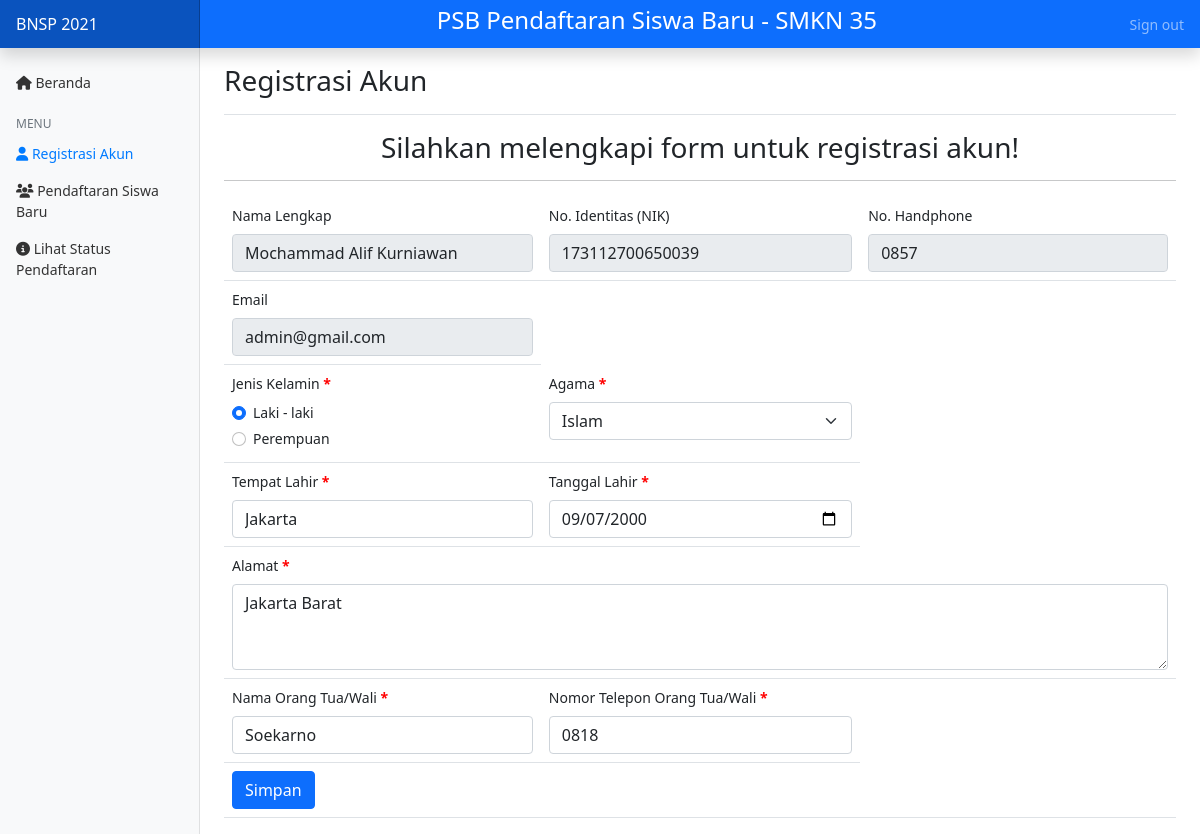
Screenshot of /user/registrasi.php (signed in) with the database file from the repository.
### tables this page shows
CREATE TABLE `users_tb` (
  `user_id` int(11) NOT NULL,
  `nama` varchar(255) DEFAULT NULL,
  `nik` varchar(255) DEFAULT NULL,
  `email` varchar(255) DEFAULT NULL,
  `jenis_kelamin` enum('P','L') DEFAULT 'L',
  `agama` varchar(255) DEFAULT NULL,
  `alamat` varchar(255) DEFAULT NULL,
  `no_telepon` varchar(255) DEFAULT NULL,
  `tempat_lahir` varchar(255) DEFAULT NULL,
  `tgl_lahir` date DEFAULT NULL,
  `nama_ortu` varchar(255) DEFAULT NULL,
  `no_telepon_ortu` varchar(255) DEFAULT NULL,
  `password` varchar(255) DEFAULT NULL,
  `status_user` int(11) DEFAULT 0,
  `role` int(11) DEFAULT 0
);

### user/registrasi.php (the view, shortened to what this page needs)
<?php
    include '../connection.php';
    $agama = [
        'Islam', 'Katolik', 'Protestan', 'Hindu', 'Budha'
    ];
    function active_radio_btn($value, $input) {
        $result = $value == $input ? 'checked' : '';
        return $result;
    }
    $query = mysqli_query($conn, "SELECT * FROM users_tb WHERE user_id = '{$_SESSION['user_id']}'");
    $data = mysqli_fetch_assoc($query);
?>
<!DOCTYPE html>
<html lang="en">
<head>
    <link href="https://cdn.jsdelivr.net/npm/bootstrap@5.0.1/dist/css/bootstrap.min.css" rel="stylesheet" />
    <link rel="stylesheet" href="../css/style.css"/>
</head>
<body>
    <header class="navbar navbar-dark sticky-top bg-primary flex-md-nowrap p-0 shadow">
        <a class="navbar-brand col-md-3 col-lg-2 me-0 px-3" href="#">BNSP 2021</a>
                <ul class="navbar-nav w-100">
                    <li class="nav-item">
                        <h4 style="color:white" class="text-center mb-2">PSB Pendaftaran Siswa Baru - SMKN 35</h4>
            </li>
        </ul>
        <ul class="navbar-nav px-3">
            <li class="nav-item text-nowrap">
                <a class="nav-link" href="../logout.php" onclick="return confirm('Apakah anda yakin ingin melakukan logout?');">Sign out</a>
            </li>
        </ul>
    </header>
    <div class="container-fluid">
        <div class="row">
            <nav id="sidebarMenu" class="col-md-3 col-lg-2 d-md-block bg-light sidebar collapse">
                <div class="position-sticky pt-3">
                    <ul class="nav flex-column">
                        <li class="nav-item">
                            <a class="nav-link" aria-current="page" href="index.php">
                            <span><i class="fas fa-home"></i></span>
                            Beranda
                            </a>
                        </li>
                    </ul>
                    <h6 class="sidebar-heading d-flex justify-content-between align-items-center px-3 mt-3 mb-1 text-muted">
                        <span>Menu</span>
                    </h6>
                    <ul class="nav flex-column mb-2">
                        <li class="nav-item">
                            <a class="nav-link active" href="#">
                            <span><i class="fas fa-user"></i></span>
                            Registrasi Akun
                            </a>
                        </li>
                        <li class="nav-item">
                            <a class="nav-link" href="pendaftaran.php">
                            <span><i class="fas fa-users"></i></span>
                            Pendaftaran Siswa Baru
                            </a>
                        </li>
                        <li class="nav-item">
                            <a class="nav-link" href="status_pendaftaran.php">
                            <span><i class="fas fa-info-circle"></i></span>
                            Lihat Status Pendaftaran
                            </a>
                        </li>
                    </ul>
                </div>
            </nav>
            <main class="col-md-9 ms-sm-auto col-lg-10 px-md-4">
                <div class="d-flex justify-content-between flex-wrap flex-md-nowrap align-items-center pt-3 pb-2 mb-3 border-bottom">
                    <h3>Registrasi Akun</h3>
                </div>
                <div id="content">
                    <div class="text-center align-items-center">
                        <h3>Silahkan melengkapi form untuk registrasi akun!</h3>
                    </div>
                    <hr>
                    <form action="../functions.php" method="POST">
                        <div class="table-responsive">
                            <table class="table table-hover">
                                <tr>
                                    <td>
                                        <label class="form-label" for="nama">Nama Lengkap</label>
                                        <input class="form-control" readonly type="text" name="nama" id="nama" placeholder="Nama Lengkap" value="<?= !empty($data['nama']) ? $data['nama'] : '-' ?>">
                                    </td>
                                    <td>
                                        <label class="form-label" for="nisn">No. Identitas (NIK)</label>
                                        <input class="form-control" readonly type="text" name="nisn" id="nisn" placeholder="No. Identitas (NIK)" value="<?= !empty($data['nik']) ? $data['nik'] : '-' ?>">
                                    </td>
                                    <td>
                                        <label class="form-label" for="no_telpon">No. Handphone</label>
                                        <input class="form-control" readonly type="number" name="no_telpon" id="no_telpon" placeholder="No. Handphone" value="<?= !empty($data['no_telepon']) ? $data['no_telepon'] : '-' ?>">
                                    </td>
                                </tr>
                                <tr>
                                    <td>
                                        <label class="form-label" for="email">Email</label>
                                        <input class="form-control" readonly type="email" name="email" id="email" placeholder="Email" value="<?= !empty($data['email']) ? $data['email'] : '-' ?>">
                                    </td>
                                </tr>
                                <tr>
                                    <td>
                                        <label class="form-label" for="jenis_kelamin">Jenis Kelamin <b>*</b></label>
                                        <div class="form-check">
                                            <input required class="form-check-input" type="radio" name="jenis_kelamin" value="L" <?= active_radio_btn("L", $data['jenis_kelamin']) ?>>
                                            <label class="form-check-label">
                                                Laki - laki
                                            </label>
                                        </div>
                                        <div class="form-check">
                                            <input class="form-check-input" type="radio" name="jenis_kelamin" value="P" <?= active_radio_btn("P", $data['jenis_kelamin']) ?>>
                                            <label class="form-check-label">
                                                Perempuan
                                            </label>
                                        </div>
                                    </td>
                                    <td>
                                        <label class="form-label" for="agama">Agama <b>*</b></label>
                                        <select name="agama" id="agama" class="form-select" required>
                                            <?php foreach($agama as $agm) : ?>
                                                <option value="<?= $agm ?>" <?= $data['agama'] == $agm ? ' selected="selected"' : ''?>><?= $agm ?></option>
                                            <?php endforeach; ?>
                                        </select>
                                    </td>
                                </tr>
                                <tr>
                                    <td>
                                        <label class="form-label" for="tempat_lahir">Tempat Lahir <b>*</b></label>
                                        <input required class="form-control" type="text" name="tempat_lahir" id="tempat_lahir" placeholder="Tempat Lahir" value="<?= !empty($data['tempat_lahir']) ? $data['tempat_lahir'] : ''?>">
                                    </td>
                                    <td>
                                        <label class="form-label" for="tempat_lahir">Tanggal Lahir <b>*</b></label>
                                        <input required class="form-control" type="date" name="tgl_lahir" id="tgl_lahir" value="<?= !empty($data['tgl_lahir']) ? $data['tgl_lahir'] : ''?>" max="2004-12-31">
                                    </td>
                                </tr>
                                <tr>
                                    <td colspan="3">
                                        <label class="form-label" for="alamat">Alamat <b>*</b></label>
                                        <textarea required class="form-control" name="alamat" id="alamat" cols="100" rows="3" placeholder="Alamat"><?= !empty($data['alamat']) ? $data['alamat'] : ''?></textarea>
                                    </td>
                                </tr>
                                <tr>
                                    <td>
                                        <label class="form-label" for="nama_ortu">Nama Orang Tua/Wali <b>*</b></label>
                                        <input required class="form-control" type="text" name="nama_ortu" id="nama_ortu" placeholder="Nama Orang Tua/Wali" value="<?= !empty($data['nama_ortu']) ? $data['nama_ortu'] : ''?>">
                                    </td>
                                    <td>
                                        <label class="form-label" for="no_telepon_ortu">Nomor Telepon Orang Tua/Wali <b>*</b></label>
                                        <input required class="form-control" type="number" name="no_telepon_ortu" id="no_telepon_ortu" placeholder="Nomor Telepon Orang Tua/Wali" value="<?= !empty($data['no_telepon_ortu']) ? $data['no_telepon_ortu'] : ''?>">
                                    </td>
                                </tr>
                                <tr>
                                    <td colspan="3">
                                        <button type="submit" class="btn btn-primary">Simpan</button>
                                    </td>
                                </tr>
                            </table>
                        </div>
                    </form>
                </div>
            </main>
        </div>
    </div>
</body>
</html>

### css/style.css (style rules this page uses)
body { font-size: 0.875rem; }
.sidebar { position: fixed; top: 0; bottom: 0; left: 0; z-index: 100; padding: 48px 0 0; box-shadow: inset -1px 0 0 rgba(0, 0, 0, 0.1); }
.sidebar .nav-link { font-weight: 500; color: #333; }
.sidebar .nav-link.active { color: #007bff; }
.sidebar-heading { font-size: 0.75rem; text-transform: uppercase; }
.navbar-brand { padding-top: 0.75rem; padding-bottom: 0.75rem; font-size: 1rem; background-color: rgba(0, 0, 0, 0.25); box-shadow: inset -1px 0 0 rgba(0, 0, 0, 0.25); }

### user/registrasi.php (style rules this page uses)
b { color: red; }

### rows the page displays
users_tb: nama "Mochammad Alif Kurniawan", nisn "173112700650039", no_telpon "0857", email "admin@gmail.com", agama "Islam", tempat_lahir "Jakarta", tgl_lahir "09/07/2000", alamat "Jakarta Barat", nama_ortu "Soekarno", no_telepon_ortu "0818"
